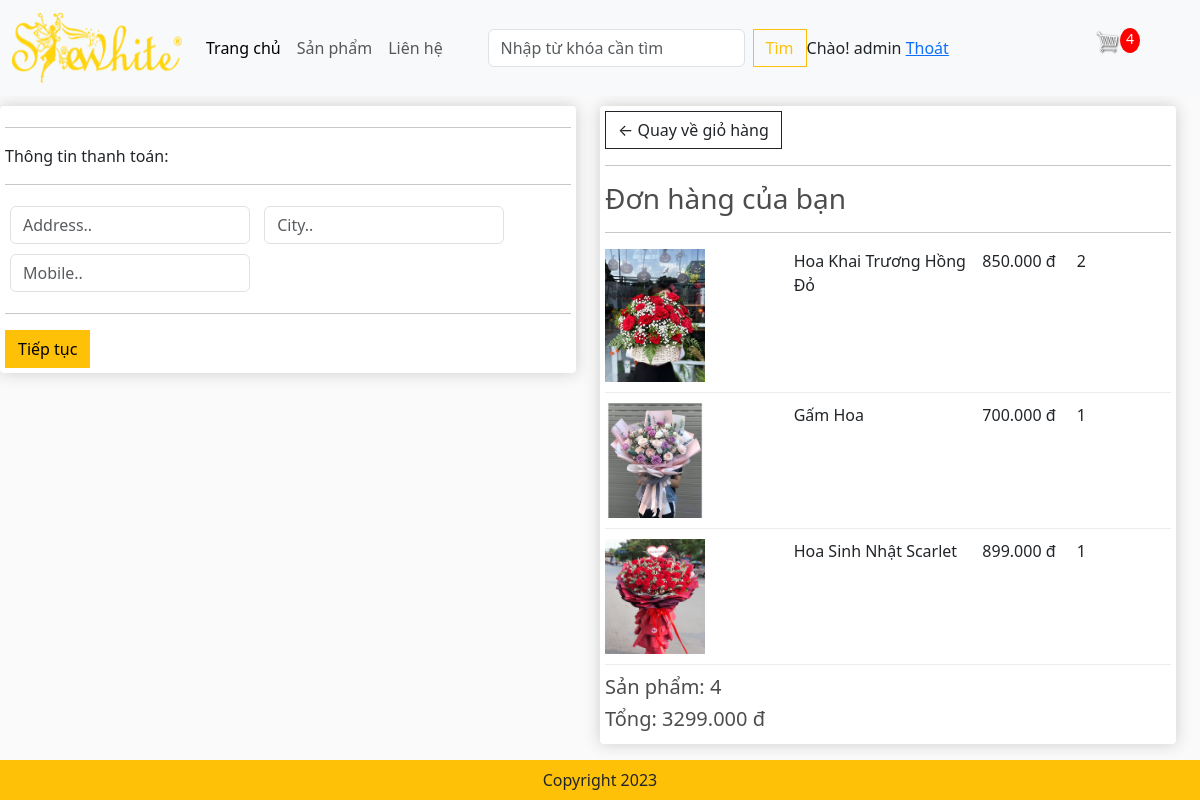
Before: /checkout/ (signed in) with the older database file.
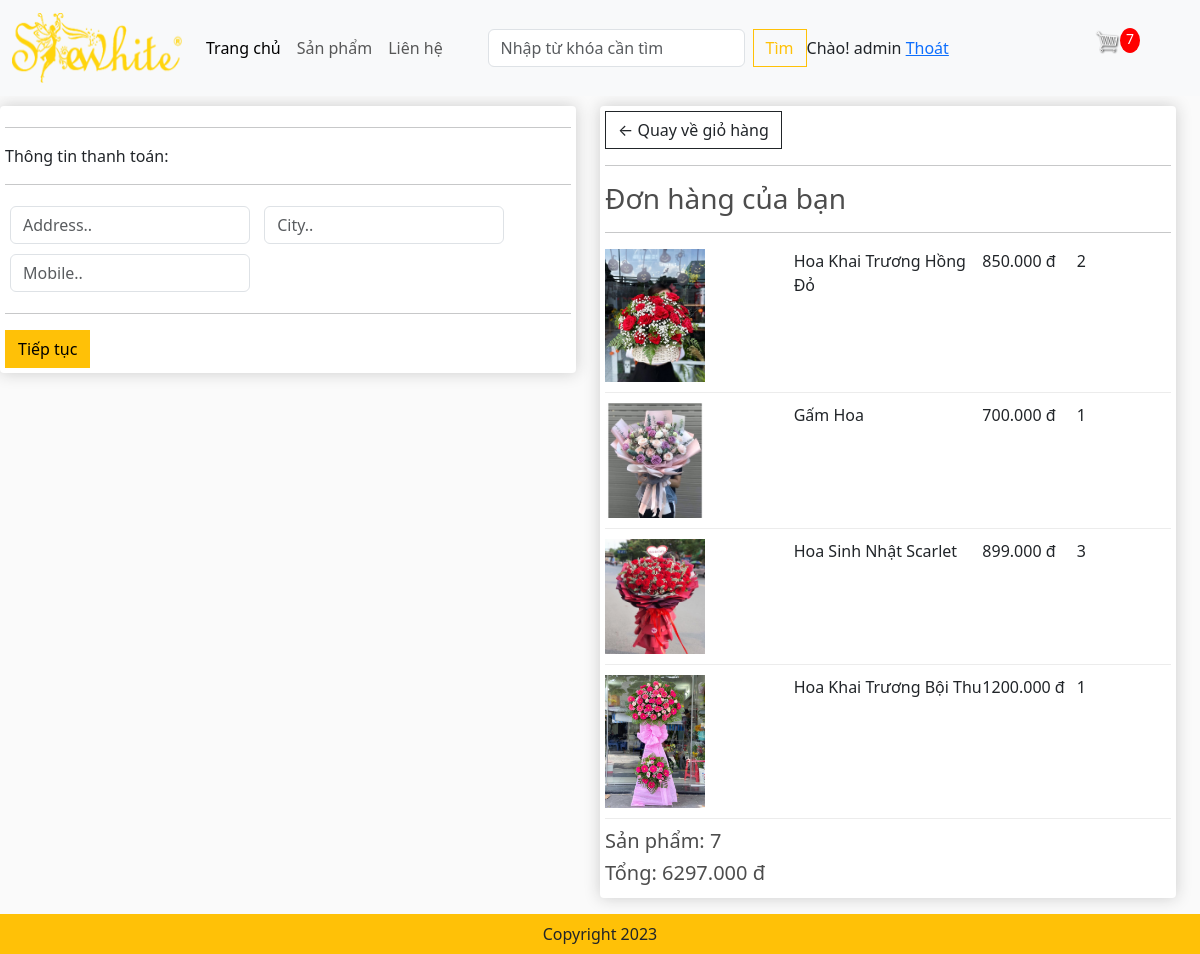
After: the same page with the newer database file.
### app/models.py (models this page shows, shortened)
class OrderItems(models.Model):
    product = models.ForeignKey(Product,on_delete=models.SET_NULL,blank=True,null=True)
    order = models.ForeignKey(Order,on_delete=models.SET_NULL,blank=True,null=True)
    quantity = models.IntegerField(default=0,null=True,blank=True)
    date_added = models.DateTimeField(auto_now_add=True)
    @property
    def get_total(self):
        total = self.product.price * self.quantity
        return total

class Product(models.Model):
    name = models.CharField(max_length=200,null=True)
    price = models.FloatField()
    image = models.ImageField(null=True,blank=True)
    digital = models.BooleanField(default=False,null=True,blank=False)
    detail = models.TextField(null=True,blank=True)
    @property
    def ImageURL(self):
        try:
            url = self.image.url
        except:
            url = ''
        return url

class Order(models.Model):
    customer = models.ForeignKey(User,on_delete=models.SET_NULL,blank=True,null=True)
    date_order = models.DateTimeField(auto_now_add=True)
    complete = models.BooleanField(default=False,null=True,blank=False)
    transaction_id = models.CharField(max_length=200,null=True)
    @property
    def shipping(self):
        shipping = False
        orderitems = self.orderitems_set.all()
        for i in orderitems:
            if i.product.digital == False:
                shipping = True
        return shipping
    @property
    def get_cart_items(self):
        orderitems = self.orderitems_set.all()
        total = sum([item.quantity for item in orderitems])
        return total
    def get_cart_total(self):
        orderitems = self.orderitems_set.all()
        total = sum([item.get_total for item in orderitems])
        return total

### app/views.py (the view)
# urls.py: path('checkout/', views.checkout, name="checkout"),
def checkout(request):
    if request.user.is_authenticated:
        customer = request.user
        order, created = Order.objects.get_or_create(customer = customer, complete = False)
        items = order.orderitems_set.all()
        cartItems = order.get_cart_items
        user_not_login = "hidden"
        user_login = "show"
    else:
        items = [],
        order = {'get_cart_items':0, 'get_cart_total':0, 'shipping':False}
        cartItems = order['get_cart_items']
        user_not_login = "show"
        user_login = "hidden"
    context = {'items':items, 'order':order,'cartItems':cartItems,'user_not_login':user_not_login,'user_login':user_login}
    return render(request,'app/checkout.html', context)

### app/templates/app/checkout.html (shortened to what this page needs)
{% extends 'app/base.html' %}
{% load static %}
{% block content-checkout %}
     <div class="row" style="width:100%">
		<div class="col-lg-6">
			<div class="box-element" id="form-wrapper">
				<form id="form">
					<div id="shipping-info">
						<hr>
						<p>Thông tin thanh toán:</p>
						<hr>
						<div class="form-field">
							<input class="form-control" type="text" name="address" placeholder="Address..">
						</div>
						<div class="form-field">
							<input class="form-control" type="text" name="city" placeholder="City..">
						</div>
						<div class="form-field">
							<input class="form-control" type="text" name="mobile" placeholder="Mobile..">
						</div>
					</div>
					<hr>
					<input id="form-button" class="btn btn-warning btn-block" type="submit" value="Tiếp tục">
				</form>
			</div>
			<br>
		</div>
		<div class="col-lg-6">
			<div class="box-element">
				<a  class="btn btn-outline-dark" href="{% url 'cart' %}">&#x2190; Quay về giỏ hàng</a>
				<hr>
				<h3>Đơn hàng của bạn</h3>
				<hr>
				{% for item in items %}
				<div class="cart-row">
					<div style="flex:2"><img class="row-image" src="{{item.product.ImageURL}}"></div>
					<div style="flex:2"><p>{{item.product.name}}</p></div>
					<div style="flex:1"><p>{{item.product.price | floatformat:3}} đ</p></div>
					<div style="flex:1"><p>{{item.quantity}}</p></div>
				</div>
				{% endfor %}
				<h5>Sản phẩm: {{order.get_cart_items}} </h5>
				<h5>Tổng:   {{order.get_cart_total | floatformat:3}} đ</h5>
			</div>
		</div>
	</div>
{% endblock content-checkout %}

### app/templates/app/base.html (shortened to what this page needs)
<!DOCTYPE html>
{% load static %}
<html lang="en">
<head>
    <link href="https://cdn.jsdelivr.net/npm/bootstrap@5.3.1/dist/css/bootstrap.min.css" rel="stylesheet" />
    <link href="{%static 'app/css/style.css' %}" rel="stylesheet" />
    <link href="{%static 'app/css/owl.carousel.min.css' %}" rel="stylesheet" />
    <link href="{%static 'app/css/all.min.css' %}" rel="stylesheet" />
    <link href="{%static 'app/css/main.css' %}" rel="stylesheet" />
</head>
<body>
  <nav class="navbar navbar-expand-lg bg-body-tertiary">
      <div class="container-fluid">
        <a class="navbar-brand" href="{%url 'home' %}">
            <img src="{%static 'app/images/shewhite.png' %}" width="170" height="70" alt="shewhite">
        </a>
        <div class="collapse navbar-collapse" id="navbarSupportedContent">
          <ul class="navbar-nav me-auto mb-2 mb-lg-0">
            <li class="nav-item">
              <a class="nav-link active" aria-current="page" href="{%url 'home' %}">Trang chủ</a>
            </li>
            <li class="nav-item">
              <a class="nav-link" href="#">Sản phẩm</a>
            </li>
           <li class="nav-item">
              <a class="nav-link" href="#">Liên hệ</a>
            </li>
          </ul>
          <form class="d-flex" role="search" method=POST action= "{% url 'search' %}">
            <input class="form-control me-2" type="search" placeholder="Nhập từ khóa cần tìm" aria-label="Search" name="searched">
            <button class="btn btn-outline-warning" type="submit">Tìm</button>
          </form>
        </div>
            <div class="form-inline my-2 my-lg-0" style="visibility: {{user_login}}">
                <span>Chào! {{request.user}}</span>
                <span><a href="{% url 'logout' %} "> Thoát </a></span>
            </div>
          <div class="form-inline my-2 my-lg-0 mx-5">
                <a href="{% url 'cart' %}"> <img id='cart-icon' src="{% static 'images/cart.png' %}" /></a>
               <p id='cart-total'>{{cartItems}}</p>
           </div>
      </div>
    </nav>
    {% block content-checkout %} {% endblock content-checkout %}
    <footer class="container--fluid bg-warning text-center fixed-bottom p-2 mt-3 footer ">
        Copyright 2023
    </footer>
</body>
</html>

Changed rows visible on the page:
changed OrderItems "Hoa Sinh Nhật Scarlet": quantity "1" → "3"
added OrderItems: product.ImageURL (picture), product.name "Hoa Khai Trương Bội Thu", product.price "1200.000", quantity "1"
changed through a linked row, Order: get_cart_items "4" → "7"; get_cart_total "3299.000" → "6297.000"
Other visible differences:
{{ cartItems }}: "4" → "7"
